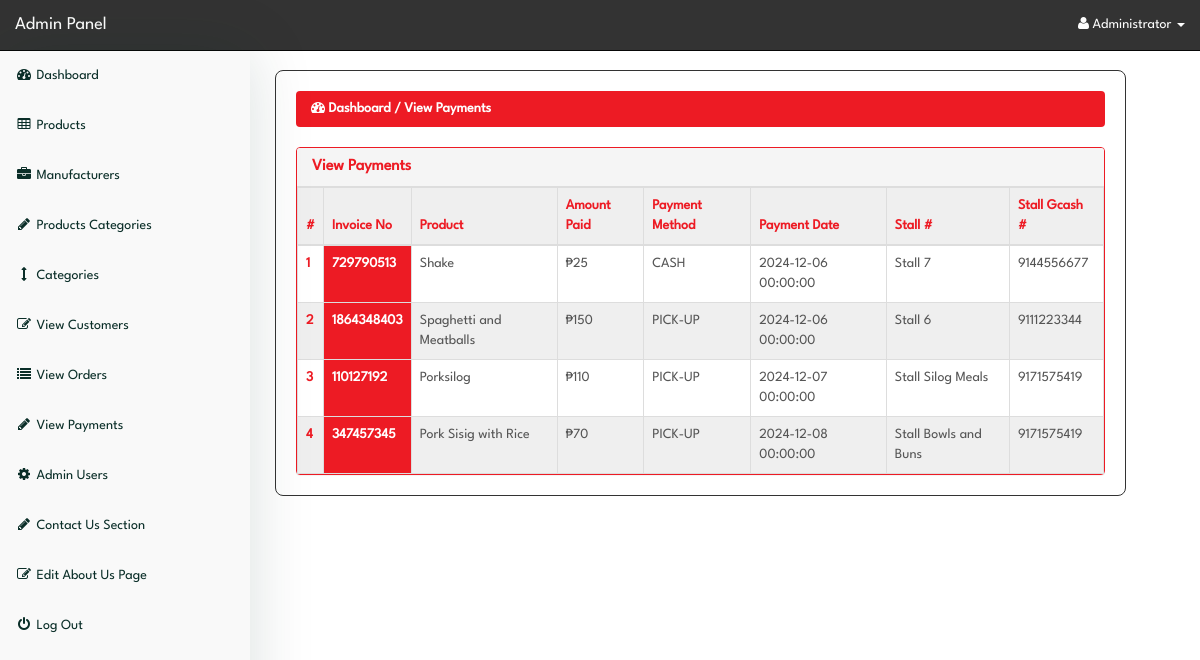
/admin/index.php?view_payments (signed in), run on the app's committed database.
### tables this page shows
CREATE TABLE `payments` (
  `payment_id` int(10) NOT NULL,
  `invoice_no` bigint(10) NOT NULL,
  `order_name` varchar(255) NOT NULL,
  `amount` bigint(10) NOT NULL,
  `payment_mode` text NOT NULL,
  `payment_date` datetime NOT NULL DEFAULT current_timestamp(),
  `stall_no` varchar(255) NOT NULL,
  `stall_gcash_no` bigint(11) NOT NULL
);

### admin/view_payments.php (the view, shortened to what this page needs)
<?php
if(!isset($_SESSION['admin_email'])){
echo "<script>window.open('login.php','_self')</script>";
}
else {
?>
<div class="row">
  <div class="col-lg-12">
    <ol class="breadcrumb">
      <li class="active">
        <i class="fa fa-dashboard"></i> Dashboard / View Payments
      </li>
    </ol>
  </div>
</div>
<div class="row">
  <div class="col-lg-12">
    <div class="panel panel-default">
      <div class="panel-heading">
        <h3 class="panel-title">
          View Payments
        </h3>
      </div>
      <div class="panel-body">
        <div class="table-responsive">
          <table class="table table-hover table-bordered table-striped">
            <thead>
              <tr>
                <th>#</th>
                <th>Invoice No</th>
                <th>Product</th>
                <th>Amount Paid</th>
                <th>Payment Method</th>
                <th>Payment Date</th>
                <th>Stall #</th>
                <th>Stall Gcash #</th>
              </tr>
            </thead>
            <tbody>
              <?php
$i = 0;
$get_payments = "select * from payments";
$run_payments = mysqli_query($con,$get_payments);
while($row_payments = mysqli_fetch_array($run_payments)){
$invoice_no = $row_payments['invoice_no'];
$order_name = $row_payments['order_name'];
$amount = $row_payments['amount'];
$payment_mode = $row_payments['payment_mode'];
$payment_date = $row_payments['payment_date'];
$stall_no = $row_payments['stall_no'];
$stall_gcash_no = $row_payments['stall_gcash_no'];
$i++;
?>
              <tr>
                <td><?php echo $i; ?></td>
                <td style="color: white; font-weight: bold; background-color: var(--p-clr-100)">
                  <?php echo $invoice_no; ?></td>
                <td><?php echo $order_name; ?></td>
                <td>₱<?php echo $amount; ?></td>
                <td><?php echo $payment_mode; ?></td>
                <td><?php echo $payment_date; ?></td>
                <td><?php echo $stall_no; ?></td>
                <td><?php echo $stall_gcash_no; ?></td>
              </tr>
              <?php } ?>
            </tbody>
          </table>
        </div>
      </div>
    </div>
  </div>
</div>
<?php } ?>

### admin/index.php (shortened to what this page needs)
<?php
include("includes/db.php");
if(!isset($_SESSION['admin_email'])){
  echo "<script>window.open('login.php','_self')</script>";
} else {
  $admin_session = $_SESSION['admin_email'];
  $get_admin = "select * from admins  where admin_email='$admin_session'";
  $run_admin = mysqli_query($con,$get_admin);
  $row_admin = mysqli_fetch_array($run_admin);
  $admin_name = $row_admin['admin_name'];
?>
<!DOCTYPE html>
<html>
<head>
  <link href="css/bootstrap.min.css" rel="stylesheet">
  <link href="css/style.css" rel="stylesheet">
  <link href="font-awesome/css/font-awesome.min.css" rel="stylesheet">
</head>
<body>
  <div id="wrapper">
    <?php include("includes/sidebar.php");  ?>
    <div id="page-wrapper">
      <div class="container-fluid">
        <?php
          foreach ($pages as $param => $file) {
              if (isset($_GET[$param])) {
                  include($file);
                  break;
              }
          }
        ?>
      </div>
    </div>
  </div>
</body>
</html>
<?php } ?>

### admin/includes/sidebar.php (shortened to what this page needs)
<?php
if(!isset($_SESSION['admin_email'])){
echo "<script>window.open('login.php','_self')</script>";
}
else {
?>
<nav class="navbar navbar-inverse navbar-fixed-top">
  <div class="navbar-header">
    <a class="navbar-brand" href="index.php?dashboard">Admin Panel</a>
  </div>
  <ul class="nav navbar-right top-nav">
    <li class="dropdown">
      <a href="#" class="dropdown-toggle" data-toggle="dropdown">
        <i class="fa fa-user"></i>
        <?php echo $admin_name; ?> <b class="caret"></b>
      </a>
    </li>
  </ul>
  <div class="collapse navbar-collapse navbar-ex1-collapse">
    <ul class="nav navbar-nav side-nav">
      <li>
        <a href="index.php?dashboard">
          <i class="fa fa-fw fa-dashboard"></i> Dashboard
        </a>
      </li>
      <li>
        <a href="#" data-toggle="collapse" data-target="#products">
          <i class="fa fa-fw fa-table"></i> Products
        </a>
      </li>
      <li>
        <a href="#" data-toggle="collapse" data-target="#manufacturers">
          <i class="fa fa-fw fa-briefcase"></i> Manufacturers
        </a>
      </li>
      <li>
        <a href="#" data-toggle="collapse" data-target="#p_cat">
          <i class="fa fa-fw fa-pencil"></i> Products Categories
        </a>
      </li>
      <li>
        <a href="#" data-toggle="collapse" data-target="#cat">
          <i class="fa fa-fw fa-arrows-v"></i> Categories
        </a>
      </li>
      <li>
        <a href="index.php?view_customers">
          <i class="fa fa-fw fa-edit"></i> View Customers
        </a>
      </li>
      <li>
        <a href="index.php?view_orders">
          <i class="fa fa-fw fa-list"></i> View Orders
        </a>
      </li>
      <li>
        <a href="index.php?view_payments">
          <i class="fa fa-fw fa-pencil"></i> View Payments
        </a>
      </li>
      <li>
        <a href="#" data-toggle="collapse" data-target="#users">
          <i class="fa fa-fw fa-gear"></i> Admin Users
        </a>
      </li>
      <li>
        <a href="#" data-toggle="collapse" data-target="#contact_us">
          <i class="fa fa-fw fa-pencil"> </i> Contact Us Section
        </a>
      </li>
      <li>
        <a href="index.php?edit_about_us">
          <i class="fa fa-fw fa-edit"></i> Edit About Us Page
        </a>
      </li>
      <li>
        <a href="logout.php">
          <i class="fa fa-fw fa-power-off"></i> Log Out
        </a>
      </li>
    </ul>
  </div>
</nav>
<?php } ?>

### admin/css/style.css (style rules this page uses)
:root { --p-clr-100: #ed1b24; --p-clr-200: #ff4015; --p-clr-300: #0000d3; --p-clr-400: #ffb222; --p-clr-500: #0097d3; --p-clr-600: #00ad4e; --p-clr-700: #3a0080; --n-clr-100: #fefefe; --n-clr-200: #f9f9f9; --n-clr-300: #0a2e28; --n-clr-400: #012120; }
*, *::before, *::after { margin: 0; padding: 0; box-sizing: border-box; }
h1, h2, h3, h4, h5, h6 { font-weight: 600; }
body { font-family: 'LeagueSpartan-Regular', Helvetica, Arial, sans-serif; margin-top: 100px; }
@media (min-width: 768px) { body { margin-top: 50px; } }
#wrapper { padding-top: 1rem; padding-left: 255px; }
#page-wrapper { width: 90%; margin-top: 1rem; margin-left: 2rem; border-radius: 8px; border: 1px solid #333; }
#page-wrapper .container-fluid { padding: 0; margin: 0; width: 100%; padding: 2rem; }
.top-nav { padding: 0 15px; }
.top-nav > li { display: inline-block; float: left; }
.top-nav > li > a { padding-top: 15px; padding-bottom: 15px; line-height: 20px; color: var(--n-clr-100); }
.navbar-inverse .navbar-nav > li > a { color: var(--n-clr-300); }
.navbar { background-color: #333; }
.navbar .navbar-header a { color: white; }
.side-nav { position: fixed; top: 51px; width: 250px; border-radius: 0; overflow-y: auto; background-color: var(--n-clr-200); bottom: 0; overflow-x: hidden; padding-bottom: 40px; display: flex; align-items: center; justify-content: flex-start; flex-direction: column; box-shadow: 0 0 60px #0a2e2826; }
.side-nav > li, .side-nav > li > a { width: 100%; }
.row .col-lg-12 .panel { margin: 0; border: 0; }
.panel-body { border-radius: 5px; }
.container-fluid .row .col-lg-12 .breadcrumb { background-color: var(--p-clr-100); }
.container-fluid .row .col-lg-12 .breadcrumb li { color: var(--n-clr-100); font-weight: 600; }
.panel { border: 0; border: 1px solid var(--p-clr-100) !important; }
.panel-default .panel-title { color: #ed1b24; }
.panel-default .panel-body { padding: 0; }
.panel-body .table-responsive .table { margin: 0; }
.table { border-collapse: collapse; }
.table-responsive .table thead tr th, .table-responsive .table tbody tr td:nth-child(1) { color: var(--p-clr-100); font-weight: bold; }
.table-responsive .table thead tr, .table-responsive .table tbody tr:nth-child(even) { background-color: hsla(0, 0%, 20%, 0.075); }
.table-responsive .table tbody tr:nth-child(odd) { background: none; }
.table-responsive .table tbody tr { border: 0; border: 1px solid #333; color: #555; cursor: pointer; }

### data on the page
payments: invoice_no "729790513", order_name "Shake", amount "25", payment_mode "CASH", payment_date "2024-12-06 00:00:00", stall_no "Stall 7", stall_gcash_no "9144556677"
payments: invoice_no "1864348403", order_name "Spaghetti and Meatballs", amount "150", payment_mode "PICK-UP", payment_date "2024-12-06 00:00:00", stall_no "Stall 6", stall_gcash_no "9111223344"
payments: invoice_no "110127192", order_name "Porksilog", amount "110", payment_mode "PICK-UP", payment_date "2024-12-07 00:00:00", stall_no "Stall Silog Meals", stall_gcash_no "9171575419"
payments: invoice_no "347457345", order_name "Pork Sisig with Rice", amount "70", payment_mode "PICK-UP", payment_date "2024-12-08 00:00:00", stall_no "Stall Bowls and Buns", stall_gcash_no "9171575419"

### other printed values
$admin_name "Administrator"
